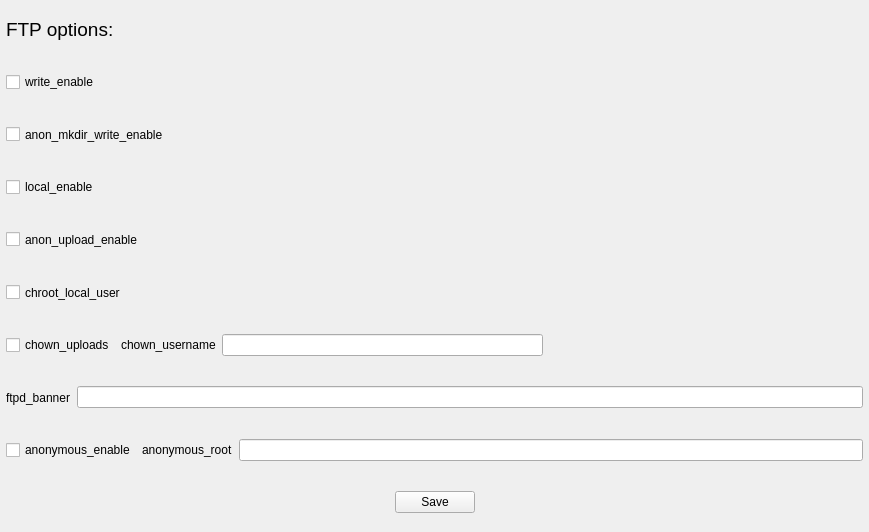
<?xml version="1.0" encoding="UTF-8"?>
<ui version="4.0">
 <class>ftp_window</class>
 <widget class="QWidget" name="ftp_window">
  <property name="geometry">
   <rect>
    <x>0</x>
    <y>0</y>
    <width>869</width>
    <height>532</height>
   </rect>
  </property>
  <property name="windowTitle">
   <string>FTP (preview, to port)</string>
  </property>
  <layout class="QVBoxLayout" name="verticalLayout">
   <property name="leftMargin">
    <number>6</number>
   </property>
   <property name="topMargin">
    <number>6</number>
   </property>
   <property name="rightMargin">
    <number>6</number>
   </property>
   <property name="bottomMargin">
    <number>6</number>
   </property>
   <item>
    <layout class="QGridLayout" name="content_layout">
     <item row="9" column="0">
      <widget class="QWidget" name="anonymous_widget" native="true">
       <layout class="QHBoxLayout" name="horizontalLayout_3">
        <property name="leftMargin">
         <number>0</number>
        </property>
        <property name="topMargin">
         <number>0</number>
        </property>
        <property name="rightMargin">
         <number>0</number>
        </property>
        <property name="bottomMargin">
         <number>0</number>
        </property>
        <item>
         <widget class="QCheckBox" name="anonymous_enable">
          <property name="sizePolicy">
           <sizepolicy hsizetype="Minimum" vsizetype="Preferred">
            <horstretch>0</horstretch>
            <verstretch>0</verstretch>
           </sizepolicy>
          </property>
          <property name="text">
           <string>anonymous_enable</string>
          </property>
         </widget>
        </item>
        <item>
         <widget class="QLabel" name="anonymous_root_label">
          <property name="text">
           <string>anonymous_root</string>
          </property>
         </widget>
        </item>
        <item>
         <widget class="QLineEdit" name="anonymous_root">
          <property name="enabled">
           <bool>true</bool>
          </property>
          <property name="text">
           <string/>
          </property>
          <property name="readOnly">
           <bool>false</bool>
          </property>
         </widget>
        </item>
       </layout>
      </widget>
     </item>
     <item row="3" column="0">
      <widget class="QCheckBox" name="anon_mkdir_write_enable">
       <property name="sizePolicy">
        <sizepolicy hsizetype="Minimum" vsizetype="Preferred">
         <horstretch>0</horstretch>
         <verstretch>0</verstretch>
        </sizepolicy>
       </property>
       <property name="text">
        <string>anon_mkdir_write_enable</string>
       </property>
      </widget>
     </item>
     <item row="4" column="0">
      <widget class="QCheckBox" name="local_enable">
       <property name="sizePolicy">
        <sizepolicy hsizetype="Minimum" vsizetype="Preferred">
         <horstretch>0</horstretch>
         <verstretch>0</verstretch>
        </sizepolicy>
       </property>
       <property name="text">
        <string>local_enable</string>
       </property>
      </widget>
     </item>
     <item row="5" column="0">
      <widget class="QCheckBox" name="anon_upload_enable">
       <property name="sizePolicy">
        <sizepolicy hsizetype="Minimum" vsizetype="Preferred">
         <horstretch>0</horstretch>
         <verstretch>0</verstretch>
        </sizepolicy>
       </property>
       <property name="text">
        <string>anon_upload_enable</string>
       </property>
      </widget>
     </item>
     <item row="6" column="0">
      <widget class="QCheckBox" name="chroot_local_user">
       <property name="sizePolicy">
        <sizepolicy hsizetype="Minimum" vsizetype="Preferred">
         <horstretch>0</horstretch>
         <verstretch>0</verstretch>
        </sizepolicy>
       </property>
       <property name="text">
        <string>chroot_local_user</string>
       </property>
      </widget>
     </item>
     <item row="2" column="0">
      <widget class="QCheckBox" name="write_enable">
       <property name="sizePolicy">
        <sizepolicy hsizetype="Minimum" vsizetype="Preferred">
         <horstretch>0</horstretch>
         <verstretch>0</verstretch>
        </sizepolicy>
       </property>
       <property name="text">
        <string>write_enable</string>
       </property>
       <property name="tristate">
        <bool>false</bool>
       </property>
      </widget>
     </item>
     <item row="1" column="0">
      <widget class="QLabel" name="top_label">
       <property name="sizePolicy">
        <sizepolicy hsizetype="Preferred" vsizetype="Preferred">
         <horstretch>0</horstretch>
         <verstretch>0</verstretch>
        </sizepolicy>
       </property>
       <property name="font">
        <font>
         <pointsize>14</pointsize>
        </font>
       </property>
       <property name="text">
        <string>FTP options:</string>
       </property>
      </widget>
     </item>
     <item row="10" column="0">
      <widget class="QWidget" name="save_widget" native="true">
       <layout class="QHBoxLayout" name="horizontalLayout_4">
        <property name="leftMargin">
         <number>0</number>
        </property>
        <property name="topMargin">
         <number>0</number>
        </property>
        <property name="rightMargin">
         <number>0</number>
        </property>
        <property name="bottomMargin">
         <number>0</number>
        </property>
        <item>
         <spacer name="save_spacer_1">
          <property name="orientation">
           <enum>Qt::Horizontal</enum>
          </property>
          <property name="sizeHint" stdset="0">
           <size>
            <width>40</width>
            <height>20</height>
           </size>
          </property>
         </spacer>
        </item>
        <item>
         <widget class="QPushButton" name="save">
          <property name="text">
           <string>Save</string>
          </property>
         </widget>
        </item>
        <item>
         <spacer name="save_spacer_2">
          <property name="orientation">
           <enum>Qt::Horizontal</enum>
          </property>
          <property name="sizeHint" stdset="0">
           <size>
            <width>40</width>
            <height>20</height>
           </size>
          </property>
         </spacer>
        </item>
       </layout>
      </widget>
     </item>
     <item row="8" column="0">
      <widget class="QWidget" name="banner_widget" native="true">
       <layout class="QHBoxLayout" name="horizontalLayout">
        <property name="leftMargin">
         <number>0</number>
        </property>
        <property name="topMargin">
         <number>0</number>
        </property>
        <property name="rightMargin">
         <number>0</number>
        </property>
        <property name="bottomMargin">
         <number>0</number>
        </property>
        <item>
         <widget class="QLabel" name="ftpd_banner_label">
          <property name="text">
           <string>ftpd_banner</string>
          </property>
         </widget>
        </item>
        <item>
         <widget class="QLineEdit" name="ftpd_banner"/>
        </item>
       </layout>
      </widget>
     </item>
     <item row="7" column="0">
      <widget class="QWidget" name="chown_widget" native="true">
       <layout class="QHBoxLayout" name="horizontalLayout_2">
        <property name="leftMargin">
         <number>0</number>
        </property>
        <property name="topMargin">
         <number>0</number>
        </property>
        <property name="rightMargin">
         <number>0</number>
        </property>
        <property name="bottomMargin">
         <number>0</number>
        </property>
        <item>
         <widget class="QCheckBox" name="chown_uploads">
          <property name="sizePolicy">
           <sizepolicy hsizetype="Minimum" vsizetype="Preferred">
            <horstretch>0</horstretch>
            <verstretch>0</verstretch>
           </sizepolicy>
          </property>
          <property name="text">
           <string>chown_uploads</string>
          </property>
         </widget>
        </item>
        <item>
         <widget class="QLabel" name="chown_username_label">
          <property name="text">
           <string>chown_username</string>
          </property>
         </widget>
        </item>
        <item>
         <widget class="QLineEdit" name="chown_username"/>
        </item>
        <item>
         <spacer name="chown_row_spacer">
          <property name="orientation">
           <enum>Qt::Horizontal</enum>
          </property>
          <property name="sizeHint" stdset="0">
           <size>
            <width>296</width>
            <height>20</height>
           </size>
          </property>
         </spacer>
        </item>
       </layout>
      </widget>
     </item>
    </layout>
   </item>
  </layout>
 </widget>
 <resources/>
 <connections/>
</ui>
